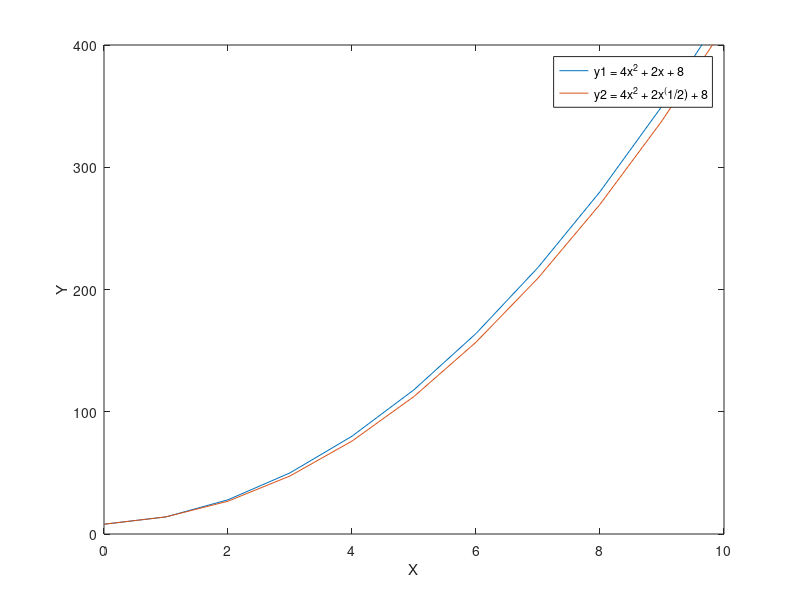

Reproduce this figure in MATLAB.
x = 0:10;
for i = 0:10
    y1(i+1) = 4.*(x(i+1).^2) + 2.*x(i+1) + 8;
    y2(i+1) = 4.*(x(i+1).^2) + 2.*(x(i+1).^(1/2)) + 8;
end
plot(x,y1,x,y2);
xlabel('X');
ylabel('Y');
xlim([0 10]);
ylim([0 400]);
legend('y1 = 4x^2 + 2x + 8','y2 = 4x^2 + 2x^(1/2) + 8');
